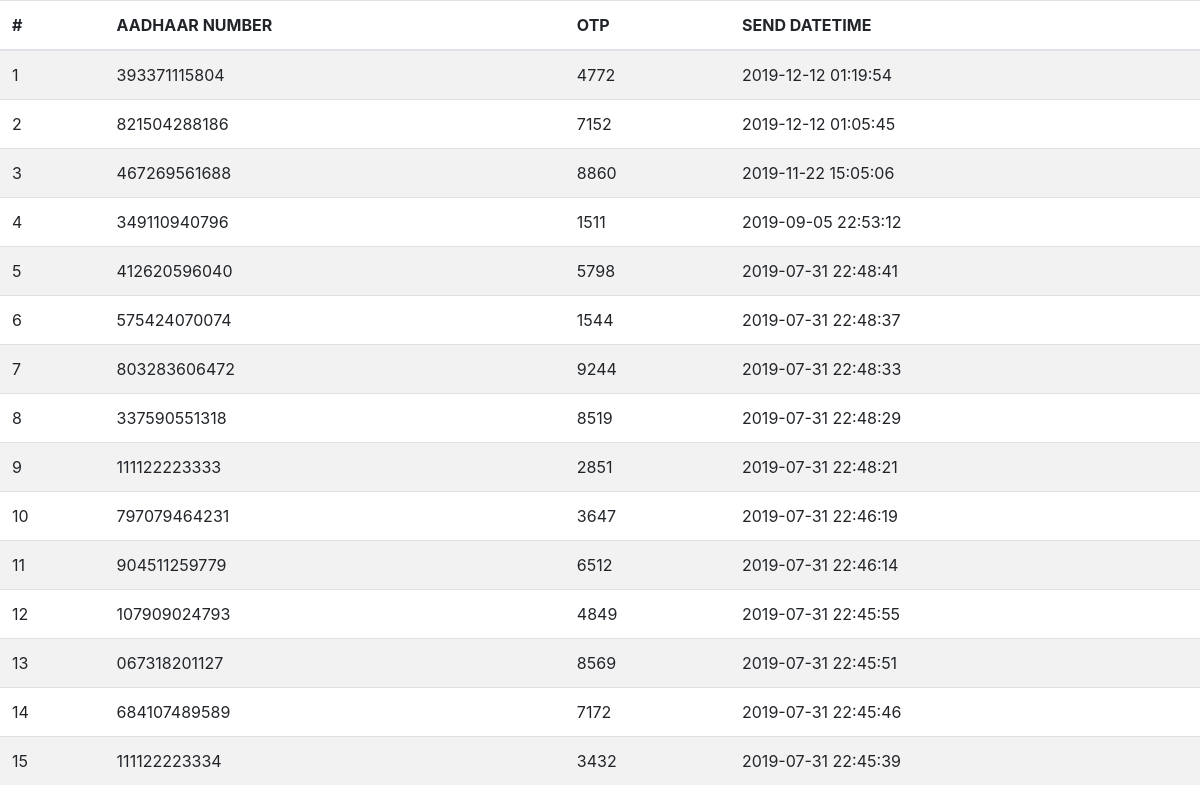
Page /pages/sms/sms.php on the earlier database version.
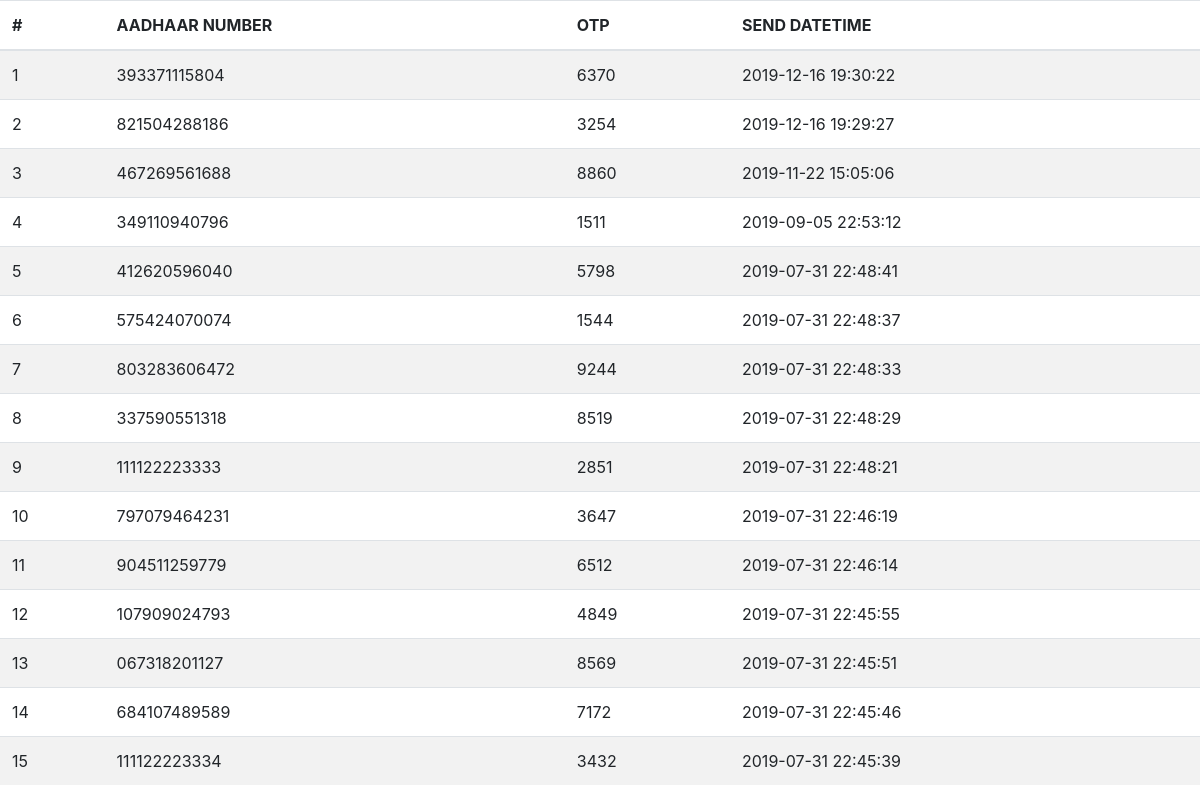
Same page on the later database version.
### tables this page shows
CREATE TABLE IF NOT EXISTS `otp_history` (
  `id` int(11) NOT NULL AUTO_INCREMENT,
  `aadhaar_num` varchar(45) NOT NULL,
  `otp` varchar(45) NOT NULL,
  `date_of_generation` datetime NOT NULL,
  PRIMARY KEY (`id`)
);

### pages/sms/sms.php (the view, shortened to what this page needs)
<!DOCTYPE html>
<html lang="en">
<head>
    <?php include '../../common/head.php'; ?>
    <link rel="stylesheet" href="./pages/sms/sms.css">
</head>
<body>
    <table class="table table-striped">
        <thead>
            <tr>
                <th scope="col">#</th>
                <th scope="col">AADHAAR NUMBER</th>
                <th scope="col">OTP</th>
                <th scope="col">SEND DATETIME</th>
            </tr>
        </thead>
        <tbody>
            <?php
            require '../../config/config.inc.php';
            $sql = "SELECT * FROM otp_history ORDER BY date_of_generation DESC LIMIT 100";
            $result = mysqli_query($conn, $sql);
             if(mysqli_num_rows($result)==0){
                echo '<tr><td colspan="4">No Rows Returned</td></tr>';
             }
             else{
                $rowNumber =1;
                 while($row = mysqli_fetch_assoc($result)){
                     echo "<tr>
                                <td>{$rowNumber}</td>
                                <td>{$row['aadhaar_num']}</td>
                                <td>{$row['otp']}</td>
                                <td>{$row['date_of_generation']}</td>
                            </tr>";
                            $rowNumber++;
                 }
             }
            ?>
        </tbody>
    </table>
</body>
</html>

### common/head.php (shortened to what this page needs)
<?php
function urlBase()
{
    return 'http://localhost/hie';
}
?>
<?php
echo '<link rel="stylesheet" href="' . urlBase() . '/css/style.css">';
echo '<link rel="stylesheet" href="' . urlBase() . '/css/all.css">';
echo '<link rel="stylesheet" href="' . urlBase() . '/css/font-awesome.min.css">';
echo '<link rel="stylesheet" href="' . urlBase() . '/css/header.css">';
echo '<link rel="stylesheet" href="' . urlBase() . '/lib/bootstrap/css/bootstrap.min.css">';
echo '<link rel="stylesheet" href="' . urlBase() . '/lib/bootstrap/css/bootstrap-grid.min.css">';
echo '<link rel="stylesheet" href="' . urlBase() . '/lib/bootstrap/css/bootstrap-reboot.min.css">';
echo '<link rel="stylesheet" href="' . urlBase() . '/lib/jquery.toast.min.css">';
?>

### css/style.css (style rules this page uses)
html, body { height: 100%; width: 100%; margin: 0; padding: 0; position: relative; }

### css/header.css (style rules this page uses)
body { font-size: 0.9rem; }

Differences in the rows shown:
changed otp_history (number 1 of 15 on the later page): otp "4772" → "6370"; date_of_generation "2019-12-12 01:19:54" → "2019-12-16 19:30:22"
changed otp_history (number 2 of 15 on the later page): otp "7152" → "3254"; date_of_generation "2019-12-12 01:05:45" → "2019-12-16 19:29:27"
